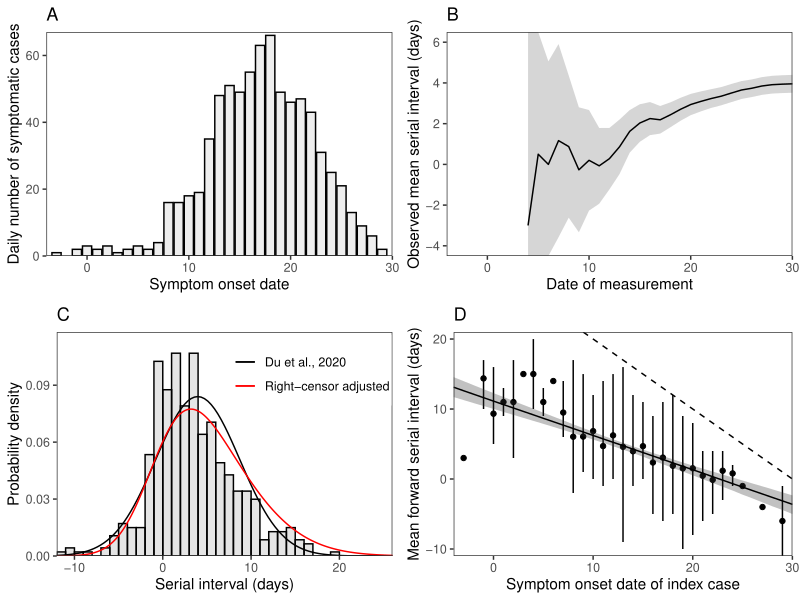

This figure's R source:
library(dplyr)
library(readxl)
library(ggplot2); theme_set(theme_bw())
library(mvtnorm)
library(gridExtra)
library(sn)
load("serial_estimate.rda")

stepfun <- function(x) {
  nn <- 1
  ww <- 1
  mm <- x[1]
  
  while (nn <= length(x)) {
    if (mm >= x[nn]) {
      x[nn] <- mm
    } else {
      ww <- nn
      mm <- x[ww]
    }
    
    nn <- nn + 1
  }
  
  x
}

rr <- read_xlsx("Table S5.xlsx", skip=1) %>%
  mutate(
    serial=`Seconday - symptom onset date`-`Index - symptom onset date`
  )

dd <- data.frame(
  id=c(rr$`Index ID`, rr$`Secondary ID`),
  onset=c(rr$`Index - symptom onset date`, rr$`Seconday - symptom onset date`),
  province=rr$Province
) %>%
  filter(!duplicated(id))

mm <- max(rr$`Seconday - symptom onset date`)

cdata <- data_frame(
  x=-5:mm,
  y=mm-x
)

g1 <- ggplot(dd) +
  geom_bar(aes(onset), alpha=0.1, col=1) +
  scale_x_continuous("Symptom onset date", expand=c(0, 0), limits=c(-4, 30)) +
  scale_y_continuous("Daily number of symptomatic cases", expand=c(0, 0), limits=c(0, 67)) +
  ggtitle("A") +
  theme(
    panel.grid = element_blank()
  )

rr2 <- rr %>%
  group_by(`Index - symptom onset date`) %>%
  summarize(
    mean=mean(serial),
    lwr=min(serial),
    upr=max(serial)
  )

rr_summ <- rr %>%
  arrange(`Seconday - symptom onset date`) %>%
  mutate(
    csum=cumsum(serial),
    csum2=cumsum(serial^2),
    cmean=csum/1:n(),
    csd=sqrt((csum2-csum^2/1:n())/(1:n()-1)),
    cse=csd/sqrt(1:n()),
    lwr=cmean-2*cse,
    upr=cmean+2*cse
  ) %>%
  group_by(`Seconday - symptom onset date`) %>%
  summarize(
    csum=tail(csum, 1),
    cmean=tail(cmean, 1),
    lwr=tail(lwr, 1),
    upr=tail(upr, 1)
  ) %>%
  filter(`Seconday - symptom onset date` > 0) %>%
  mutate(
    upr=ifelse(upr > 6.5, 6.5, upr),
    lwr=ifelse(lwr < -4.5, -4.5, lwr)
  )
 
g2 <- ggplot(rr_summ) +
  geom_ribbon(aes(`Seconday - symptom onset date`, ymin=lwr, ymax=upr), alpha=0.2) +
  geom_line(aes(`Seconday - symptom onset date`, cmean)) +
  scale_x_continuous("Date of measurement", limits=c(-4, 30), expand=c(0, 0)) +
  scale_y_continuous("Observed mean serial interval (days)", expand=c(0, 0), limits=c(-4.5, 6.5)) +
  ggtitle("B") +
  theme(
    panel.grid = element_blank(),
    legend.position = c(0.85, 0.85)
  )

fitdata <- data_frame(
  time=seq(-12, 26, by=0.01),
  density=dsn(time, xi=coef(serial_estimate_fixed)[1], omega=exp(coef(serial_estimate_fixed)[2]), alpha=coef(serial_estimate_fixed)[3])
)

g3 <- ggplot(fitdata) +
  geom_histogram(data=rr, aes(serial, y=..density..), fill=1, alpha=0.1, col=1, breaks=-30:30) +
  stat_function(fun=dnorm, args=list(mean=3.96, sd=4.75), aes(col="Du et al., 2020")) +
  geom_line(aes(time, density, col="Right-censor adjusted")) +
  scale_x_continuous("Serial interval (days)", limits=c(-12, 26), expand=c(0, 0)) +
  scale_y_continuous("Probability density", limits=c(0, 0.118), expand=c(0, 0)) +
  scale_color_manual(values=c(1, 2)) + 
  ggtitle("C") +
  theme(
    panel.grid = element_blank(),
    legend.position = c(0.75, 0.83),
    legend.title = element_blank()
  )

set.seed(101)
tdsamp <- rmvnorm(1000, mean=coef(serial_estimate_td), sigma=vcov(serial_estimate_td))

tdest <- apply(tdsamp, 1, function(x) {
  x[1] + x[2] * -4:30 + exp(x[3]) * x[4]/sqrt(1+x[4]^2)*sqrt(2/pi)
})

fitdata2 <- data_frame(
  time=-4:30,
  est=apply(tdest, 1, median),
  lwr=apply(tdest, 1, quantile, 0.025),
  upr=apply(tdest, 1, quantile, 0.975),
  type="time-dependent"
)

g4 <- ggplot(rr2) +
  geom_errorbar(aes(`Index - symptom onset date`, ymin=lwr, ymax=upr), width=0) +
  geom_point(aes(`Index - symptom onset date`, mean)) +
  geom_line(data=cdata, aes(x, y), lty=2) +
  # geom_ribbon(data=fitdata, aes(time, ymin=lwr, ymax=upr), alpha=0.3) +
  # geom_line(data=fitdata, aes(time, est)) +
  geom_ribbon(data=fitdata2, aes(time, ymin=lwr, ymax=upr), alpha=0.3) +
  geom_line(data=fitdata2, aes(time, est)) +
  scale_x_continuous("Symptom onset date of index case", expand=c(0, 0), limits=c(-4, 30)) +
  scale_y_continuous("Mean forward serial interval (days)", limits=c(-11, 21), expand=c(0, 0)) +
  scale_size_area(max_size = 4, guide=FALSE) +
  ggtitle("D") +
  theme(
    panel.grid = element_blank(),
    legend.position = c(0.85, 0.8)
  )

gtot <- arrangeGrob(g1, g2, g3, g4, nrow=2)

ggsave("serial.pdf", gtot, width=8, height=6)
